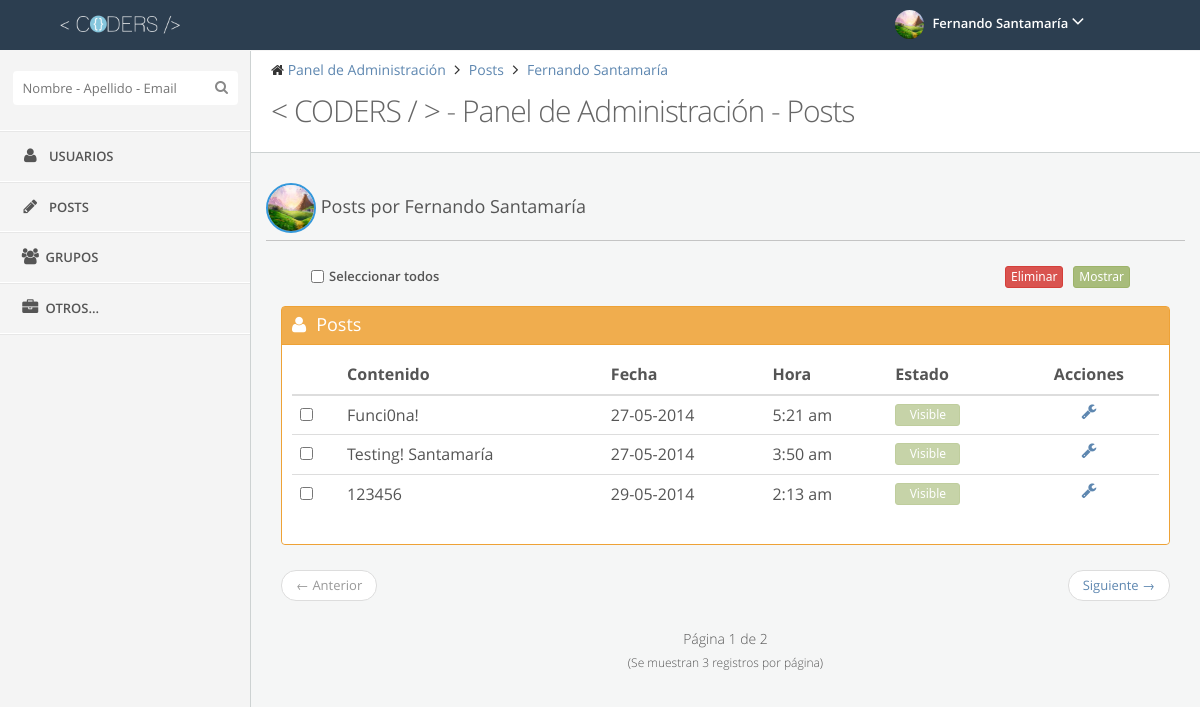
The page /admin/post/actions.php?user=jos2014fe04f31875702 (signed in) on the database its author committed.
### tables this page shows
CREATE TABLE IF NOT EXISTS `users` (
  `UserID` varchar(20) NOT NULL,
  `Name` varchar(15) NOT NULL,
  `LastName` varchar(15) NOT NULL,
  `Email` varchar(50) NOT NULL,
  `Pass` varchar(255) NOT NULL,
  `BirthDate` date NOT NULL,
  `Track` tinyint(1) NOT NULL,
  `Admin` tinyint(1) NOT NULL,
  `Block` tinyint(1) NOT NULL,
  PRIMARY KEY (`UserID`),
  UNIQUE KEY `UserID_UNIQUE` (`UserID`)
);

CREATE TABLE IF NOT EXISTS `post` (
  `PostID` varchar(255) NOT NULL,
  `UserID` varchar(20) NOT NULL,
  `Content` longtext NOT NULL,
  `Date` date DEFAULT NULL,
  `Time` time NOT NULL,
  `View` int(11) NOT NULL,
  PRIMARY KEY (`PostID`),
  KEY `UserID_idx` (`UserID`)
);

### SQLFunc.php (the view, shortened to what this page needs)
<?php
function postList($idf,$start,$length){
	include("../../BDD.php");
	$query="SELECT content, Date, Time, PostID, View FROM post WHERE UserID='".$idf."' LIMIT ".$start.", ".$length." ";
	$result=mysql_query($query,$dbconn);
	while($row=mysql_fetch_array($result)){
		$viewRow=$row[4];
		if ($viewRow=="1") {
			echo "
			<tr>
				<td class='table-rows'><input type='checkbox' name='postIdf[]' value='".$row[3]."'></td>
				<td class='table-rows'>".htmlentities($row[0],ENT_NOQUOTES,"UTF-8")."</td>
				<td class='table-rows'>".date("d-m-Y", strtotime($row[1]))."</td>
				<td class='table-rows'>".date("g:i a", strtotime($row[2]))."</td>
				<td class='table-rows'><input type='button' class='btn btn-success btn-xs' value='Visible' style='width:65px;' disabled></td>
				<td class='actions'><a href='postActions.php?postIdf=".$row[3]."'><i class='fa fa-wrench'></i></a></td>
			</tr>";
		}
	}
}
function paginationPost($idf,$actPage,$querySql){
	include("../../BDD.php");
	$result=mysql_query($querySql,$dbconn);
	$totalPost=mysql_num_rows($result);
	$totalPages=ceil($totalPost / 3);
	$next=$actPage+1;
	if ($actPage==1 && $totalPages!=1){
		echo "<ul class='pager'>
			<li class='previous disabled'><a href=''>&larr; Anterior</a></li>
			<li class='next'><a href='actions.php?user=".$idf."&page=".$next."'>Siguiente &rarr;</a></li>
	      </ul>";
	}
	echo "<div class='col-xs-12 col-md-12'>
			<center><h5>Página ".$actPage." de"." ".$totalPages."</h5><h6>(Se muestran 3 registros por página)</h6></center>
		  </div>";
}
?>

### admin/post/actions.php (shortened to what this page needs)
<?php
	include("../../BDD.php");
	$query="SELECT Name, LastName FROM users WHERE UserID='".$_GET['user']."'";
	$result=mysql_query($query,$dbconn);
	while ($row=mysql_fetch_array($result)) {
		$fn=$row[0];
		$ln=$row[1];
	}
	$length = 3;
	$page = $_GET["page"];
	if (!$page) {
		 $start = 0;
		 $page=1;
	}
	else {
		$start = ($page - 1) * $length;
	}
?>
﻿<!DOCTYPE html>
<html lang="es">
<head>
	<link rel="stylesheet" type="text/css" href="../../css/style.css" >
	<link rel="stylesheet" type="text/css"  href="../../css/themes/default.css">
	<link rel="stylesheet" type="text/css"  href="../../css/responsive.css" >
	<link href="../../font-awesome/css/font-awesome.min.css" rel="stylesheet">
	<link href='../../css/fonts.css' rel='stylesheet' type='text/css'>
</head>
<body >
<header class="navbar clearfix navbar-fixed-top" id="header">
	<div class="container">
			<div class="navbar-brand">
				<a href="../dashboard/">
					<img src="../../img/logo/logo.png" alt="Coders Logo" class="img-responsive" height="30" width="120">
				</a>
			</div>
			<ul class="nav navbar-nav pull-right">
				<li class="dropdown user" id="header-user">
					<a href="#" class="dropdown-toggle" data-toggle="dropdown">
						<img alt="" src="../../img/avatars/<?php echo $_SESSION['UserID'];?>.jpg" onerror="this.src='../../img/avatars/default.jpg'"/>
						<span class="username"><?php echo $_SESSION['UserName']." ".$_SESSION['UserLast'];?></span>
						<i class="fa fa-angle-down"></i>
					</a>
				</li>
			</ul>
	</div>
</header>
<section id="page">
	<div id="sidebar" class="sidebar sidebar-fixed">
		<div class="sidebar-menu nav-collapse">
			<div class="divide-20"></div>
			<div id="search-bar">
				<input type="text" id="searchbar" class="search" autocomplete="off" placeholder="Nombre - Apellido - Email"><i class="fa fa-search search-icon"></i>
			</div>
			<ul>
				<li>
					<a href="../users/">
						<i class="fa fa-user fa-fw"></i> <span class="menu-text">Usuarios</span>
					</a>
				</li>
				<li>
					<a href="../post/">
						<i class="fa fa-pencil fa-fw"></i> <span class="menu-text">Posts</span>
					</a>
				</li>
				<li>
					<a href="../groups/">
						<i class="fa fa-users fa-fw"></i><span class="menu-text">Grupos</span>
					</a>
				</li>
				<li>
					<a href="#">
						<i class="fa fa-briefcase fa-fw"></i><span class="menu-text">Otros...
						</span>
					</a>
				</li>
			</ul>
		</div>
	</div>
	<div id="main-content">
		<div class="row">
			<div class="container pull-left">
				<div id="content" class="col-lg-12">
					<div class="row">
						<div class="col-sm-12">
							<div class="page-header">
								<ul class="breadcrumb">
									<li>
										<i class="fa fa-home"></i>
										<a href="../dashboard/">Panel de Administración</a>
									</li>
									<li>
										<a href="../post/">Posts</a>
									</li>
									<li>
										<a href="#"><?php echo $fn." ".$ln;?></a>
									</li>
								</ul>
								<div class="clearfix">
									<h3 class="content-title pull-left">
										<span><</span>
										<span>CODERS</span>
										<span>/</span>
										<span>></span>
										 - Panel de Administración - Posts
									</h3>
								</div>
								<div class="divide-20"></div>
							</div>
						</div>
					</div>
					<div class="row">
						<div class="col-xs-12 col-md-12">
							<div class="box">
						    	<div class="box-title small">
									<h4>
									<img class="img-perfil" src="../../img/avatars/<?php echo $_GET['user'];?>.jpg" id="imgUser" onerror="this.src='../../img/avatars/default.jpg'" width="50" height="50">
									Posts por <?php echo $fn." ".$ln;?></h4>
								</div>
							</div>
							<div class="col-xs-12 col-md-12" id="wrapper">
								<form method="POST" action="actions.php?user=<?php echo $_GET['user'];?>">
									<div class="col-xs-12 col-md-12">
										<div class="col-xs-6 col-md-3">
											<input type='checkbox' id='selPost' name="selPost" class="pull-left"><label for="selPost" class="labelMargin">Seleccionar todos</label>
										</div>
										<div class="col-xs-6 col-md-9">
											<input type='submit' name="showPost" class="btn btn-success btn-xs pull-right btnSpace" value="Mostrar">
											<input type='submit' name="delPost" class="btn btn-danger btn-xs pull-right btnSpace" value="Eliminar">
										</div>
									</div>
									<div class="divide-15"></div>
									<div class="box border orange">
										<div class="box-title">
											<h4><i class="fa fa-user"></i>Posts</h4>
										</div>
										<div class="box-body">
											<table class="table" class="users">
												<thead>
													<tr>
														<th></th>
														<th>Contenido</th>
														<th>Fecha</th>
														<th>Hora</th>
														<th>Estado</th>
														<th class="actions">Acciones</th>
													</tr>
												</thead>
												<tbody>
													<?php
														include("../../SQLFunc.php");
														postList($_GET['user'],$start,$length)
													?>
												</tbody>
											  </table>
										</div>
									</div>
									<?php
										paginationPost($_GET['user'],$page,"SELECT content, Date, Time, PostID, View FROM post WHERE UserID='".$_GET['user']."'");
									?>
								</form>
							</div>
						</div>
					</div>
				</div>
			</div>
		</div>
	</div>
</section>
</body>
</html>

### css/themes/default.css (style rules this page uses)
#page { background: none repeat scroll 0 0 #f4f4f4; }
.navbar { background: none repeat scroll 0 0 #2C3E50; border: none; border-radius: 0; margin: 0; }
.navbar .navbar-brand { float: left; font-size: 18px; line-height: 20px; padding: 15px; width: 250px; }
.navbar .navbar-brand img { position: absolute; max-width: 60%; height: 30px; width: 120px; top:10px; left: 60px; }
.navbar .dropdown-toggle { color: #FFFFFF; }
.navbar .dropdown-toggle i { color: #FFFFFF; font-size: 20px; }
.navbar .dropdown-toggle .username { font-weight: 600; }
.navbar .nav.navbar-nav.pull-right { min-width: 300px; }
.dropdown.user a.dropdown-toggle { padding: 10px 10px 11px; }
.dropdown.user img { margin-right: 5px; border-radius: 99px; height: 29px; width: 29px; }
#sidebar { background: none repeat scroll 0 0 #f4f4f4; padding: 0 !important; width: 250px; position: absolute; border-bottom: 1px solid #e7e7e7; }
.sidebar-fixed { position: fixed !important; }
#sidebar * { text-overflow: ellipsis; }
.sidebar-menu > ul { list-style: none; margin: 0; padding: 0; margin-top: 15px; border-bottom: 1px solid #FFFFFF !important; border-top: 1px solid #FFFFFF !important; }
.sidebar-menu > ul > li { display: block; margin: 0; padding: 0; border: 0px; }
.sidebar-menu > ul > li > a { display: block; position: relative; margin: 0; border: 0 none; padding: 15px 15px 15px 20px; text-decoration: none; font-size: 13px; font-weight: 600; text-transform: uppercase; }
.sidebar-menu > ul > li a i { color: #555555; font-size: 16px; margin-right: 5px; }
.sidebar-menu > ul > li > a { border-bottom: 1px solid #ffffff !important; border-top: 1px solid #e7e7e7 !important; color: #555555 !important; }
.sidebar-menu > ul > li:last-child > a { border-bottom: 1px solid transparent !important; }
.sidebar-menu > ul > li a i { color: #555555; }
.sidebar-menu #search-bar { display: block; text-align: center; }
.sidebar-menu #search-bar .search { background: none repeat scroll 0 0 #ffffff; border: 0 none; border-radius: 4px; color: #555555; padding: 8px 10px; width: 90%; margin: 0 auto 10px; padding-right: 30px !important; }
.sidebar-menu #search-bar .search-icon { display: block; font-size: 14px; line-height: 1; position: absolute; right: 22px; top: 29px; color: #888888; }

### rows shown on the page
users: Name "Fernando", LastName "Santamaría"
post: Content "Funci0na!", Date "27-05-2014", Time "5:21 am"
post: Content "Testing! Santamaría", Date "27-05-2014", Time "3:50 am"
post: Content "123456", Date "29-05-2014", Time "2:13 am"

### other values the page prints
$_SESSION['UserName'] "Fernando"
$_SESSION['UserLast'] "Santamaría"
$actPage "1"
$totalPages "2"
